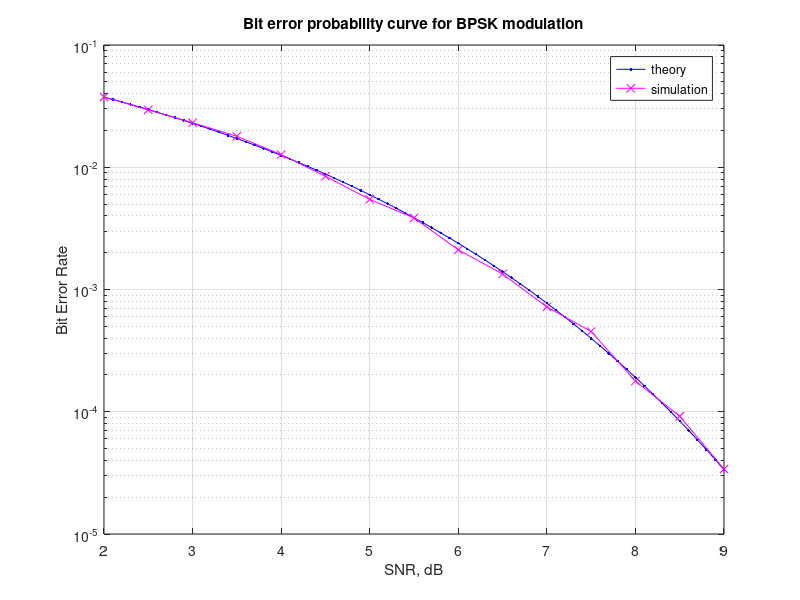

Reproduce this figure in MATLAB.
% %% BPSK transmission over AWGN channel
%BPSK BER (Binary Phase Shift Keying, Bit Error rate)
clc
clear

const=[1 -1];
size=100000;
iter_max=1000;
SNR_min=2;
SNR_max=9;
nSNR = 10; % number of signal to noise ratio values to use

SNR_BPSK=[];BER_BPSK=[];
for EbN0 = SNR_min:0.5:SNR_max % looping through SNRs
EbN0_lin=10.^(0.1*EbN0);
noise_var=0.5/(EbN0_lin); % s^2=N0/2
iter = 0;
err = 0;
while (iter <iter_max && err <100)
bits=randsrc(1,size,[0 1]);
s=const(bits+1);
x = s + sqrt(noise_var)*randn(1,size);
bit_hat=(-sign(x)+1)/2;
err = err + sum(bits ~= bit_hat);
iter = iter + 1;
end
SNR_BPSK =[SNR_BPSK EbN0];
BER_BPSK = [BER_BPSK err/(size*iter)];
end
SNR_dB_BPSK=[2:(1/nSNR):9];
theoryBer_BPSK = 0.5*erfc(sqrt(10.^(SNR_dB_BPSK/10))); % theoretical ber

% plot
close all
figure
semilogy(SNR_dB_BPSK,theoryBer_BPSK,'b.-');
hold on
semilogy(SNR_BPSK,BER_BPSK,'mx-');
grid on
legend('theory', 'simulation');
xlabel('SNR, dB');
ylabel('Bit Error Rate');
title('Bit error probability curve for BPSK modulation');

